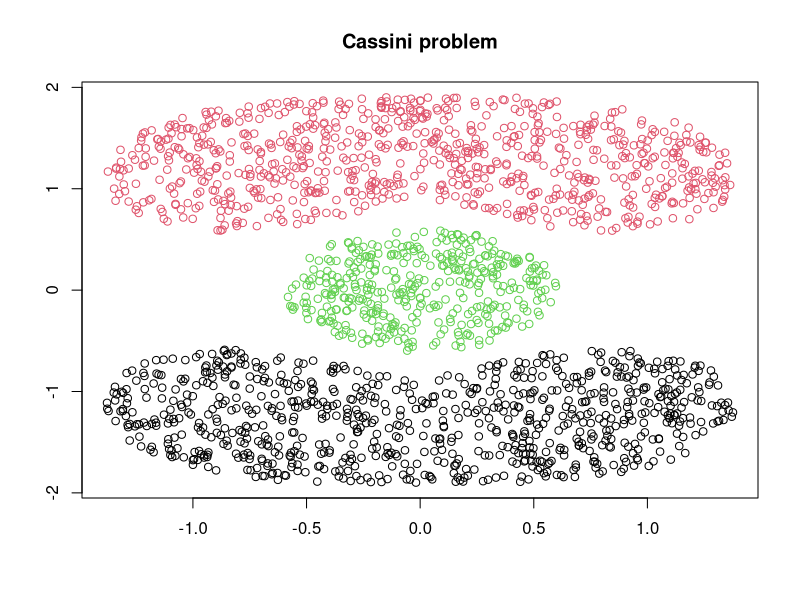

This figure's R source: (Note: this script raises an error after producing the figure.)
library(mlbench)
dane.cassini <- mlbench.cassini(n=2000)
plot(dane.cassini)
title('Cassini problem')

dane        <- dane.cassini$x
klasy       <- dane.cassini$clases
dane.niepod <- daisy(dane)

dane.agnes.avg      <- agnes(x=dane.niepod,diss=TRUE,method="average")
dane.agnes.single   <- agnes(x=dane.niepod,diss=TRUE,method="single")
dane.agnes.complete <- agnes(x=dane.niepod,diss=TRUE,method="complete")


library(MASS)
library(cluster)

X11()
par(cex=0.6)
plot(dane.agnes.avg,main="AGNES: average linkage")

X11()
par(cex=0.6)
plot(dane.agnes.single,main="AGNES: single linkage")

X11()
par(cex=0.6)
plot(dane.agnes.complete,main="AGNES: complete linkage")


dane.agnes.avg3 <- cutree(dane.agnes.avg, 3)
dane.agnes.single3 <- cutree(dane.agnes.single, 3)
dane.agnes.complete3 <- cutree(dane.agnes.complete, 3)


X11()
par(cex=0.6)
plot(dane,col=dane.agnes.avg3,main="AGNES: average linkage")

X11()
par(cex=0.6)
plot(dane,col=dane.agnes.single3,main="AGNES: single linkage")

X11()
par(cex=0.6)
plot(dane,col=dane.agnes.complete3,main="AGNES: complete linkage")


sil.agnes.avg3      <- silhouette(x=dane.agnes.avg3,     dist=dane.niepod)
sil.agnes.single3   <- silhouette(x=dane.agnes.single3,  dist=dane.niepod)
sil.agnes.complete3 <- silhouette(x=dane.agnes.complete3,dist=dane.niepod)

summary(sil.agnes.avg3)
plot(sil.agnes.avg3)
summary(sil.agnes.single3)
plot(sil.agnes.single3)
summary(sil.agnes.complete3)
plot(sil.agnes.complete3)

